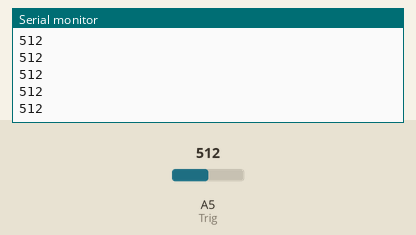
This sketch was run on a simulated Arduino Uno, built with avr-gcc and run on an emulated ATmega328P. On the bench: the last lines printed to the serial monitor. The inputs (shaded band) are chosen by the test bench; at power-on: A5 (Trig) = 512.

Above: at 1.2 s.
1.3 s: A5 (Trig) set to 716
At 2.4 s:
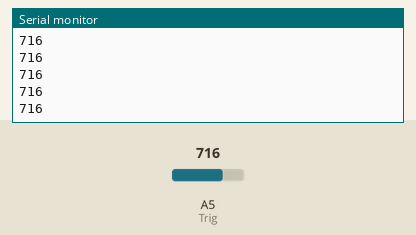
2.8 s: A5 (Trig) set to 900
At 3.5 s:
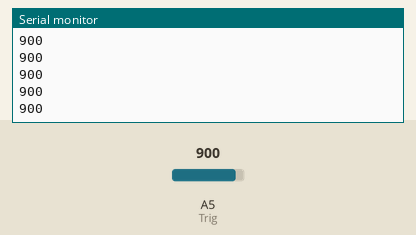
Timing chart, 0 to 5.8 s (numbered marks = the images above; inputs shaded):
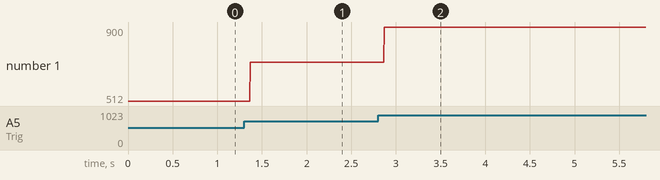

The sketch:

camera.ino
```cpp
#include <Yann.h>
int Trig = A5;

void setup() {
  Serial.begin(9600);
}

void loop() {
  Serial.println(analogRead(Trig));
}
```

Measured:
- after the input at 1.3 s, the serial monitor: prints a new line after 0.07 s (image 1)
- after the input at 2.8 s, the serial monitor: prints a new line after 0.07 s (image 2)
- plotted number 1: 512 → 716 after the input at 1.3 s, 716 → 900 after the input at 2.8 s
